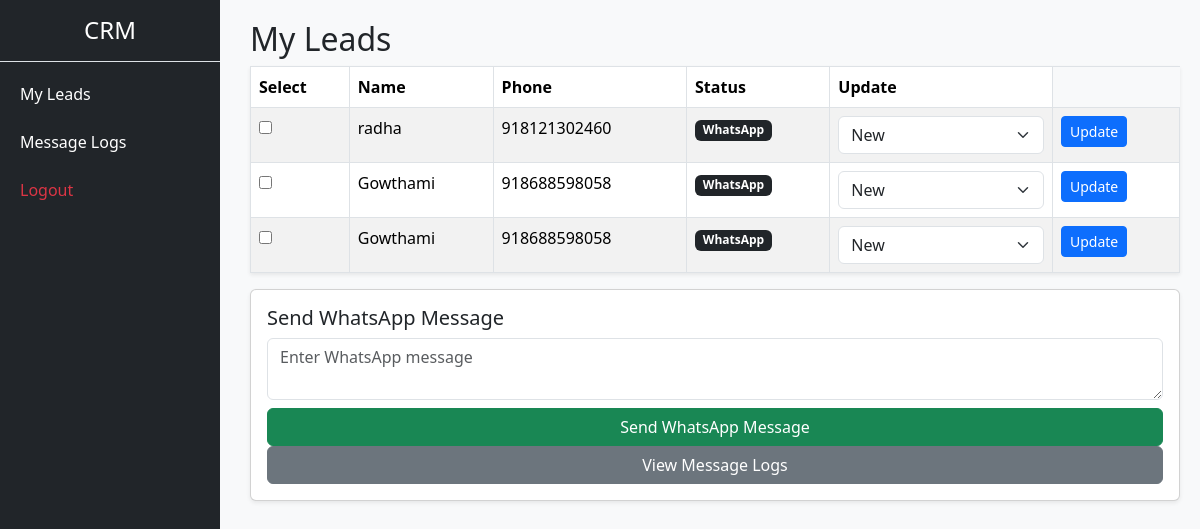
The page /employee/leads (signed in) on the database its author committed.
### app.py (models this page shows)
class Lead(db.Model):
    id = db.Column(db.Integer, primary_key=True)
    name = db.Column(db.String(100))
    phone = db.Column(db.String(20))
    status = db.Column(db.String(20), default="New")
    assigned_to = db.Column(db.Integer, db.ForeignKey("employee.id"))
    notes = db.Column(db.Text)
    follow_up_date = db.Column(db.Date)
    source = db.Column(db.String(50), default="Manual")
    platform = db.Column(db.String(20), default="WhatsApp")
    facebook_psid = db.Column(db.String(100))
    instagram_id = db.Column(db.String(100))

### app.py (the view)
@app.route("/employee/leads")
def employee_leads():
    if "employee_id" not in session:
        return redirect(url_for("employee_login"))
    emp_id = session["employee_id"]
    leads = Lead.query.filter_by(assigned_to=emp_id).all()
    return render_template("employee/employee_leads.html", leads=leads)

### templates/employee/employee_leads.html (shortened to what this page needs)
{% extends "base.html" %}
{% block content %}
<h2>My Leads</h2>
<form method="POST" action="/employee/send_message" id="msgForm">
<table class="table table-bordered table-striped shadow-sm">
    <thead>
        <tr>
            <th>Select</th>
            <th>Name</th>
            <th>Phone</th>
            <th>Status</th>
            <th>Update</th>
        </tr>
    </thead>
    <tbody>
    {% for lead in leads %}
    <tr>
        <td>
            <input type="checkbox" name="lead_ids" value="{{ lead.id }}">
        </td>
        <td>{{ lead.name }}</td>
        <td>{{ lead.phone }}</td>
        <td>
            <span class="badge bg-dark">
                {{ lead.platform }}
            </span>
        </td>
        <td>
            <select name="status_{{ lead.id }}" class="form-select">
                <option value="New" {% if lead.status=='New' %}selected{% endif %}>New</option>
            </select>
        </td>
        <td>
            <button
                class="btn btn-sm btn-primary"
                formaction="/employee/update_lead/{{ lead.id }}"
                formmethod="POST">
                Update
            </button>
        </td>
    </tr>
    {% endfor %}
</tbody>
</table>
<div class="card p-3 mt-3 shadow-sm">
    <h5>Send WhatsApp Message</h5>
    <textarea
        name="message"
        class="form-control mb-2"
        placeholder="Enter WhatsApp message"
        required
    ></textarea>
    <button class="btn btn-success">
        Send WhatsApp Message
    </button>
    <a href="/employee/messages" class="btn btn-secondary">
        View Message Logs
    </a>
</div>
</form>
{% endblock %}

### static/css/style.css (style rules this page uses)
body { margin: 0; }

### templates/base.html (style rules this page uses)
body { margin: 0; }

### rows shown on the page
Lead: name "radha", phone "918121302460", platform "WhatsApp", status+id "New"
Lead: name "Gowthami", phone "918688598058", platform "WhatsApp", status+id "New"
Lead: name "Gowthami", phone "918688598058", platform "WhatsApp", status+id "New"
